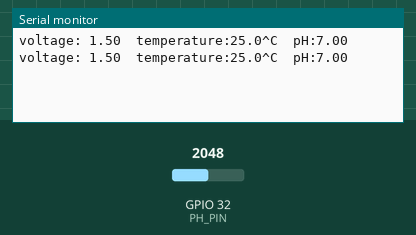
Bench run of a sketch on a simulated ESP32. On the bench: the last lines printed to the serial monitor. The test bench sets the inputs (shaded band); at power-on: GPIO 32 (PH_PIN) = 2048. EEPROM starts erased.

Above: at 2.8 s.
2.9 s: GPIO 32 (PH_PIN) set to 2866
At 3.5 s:
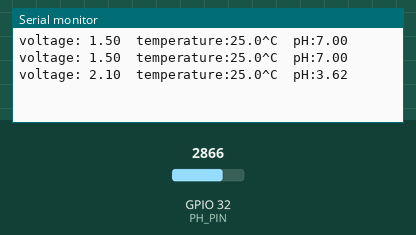
4.4 s: GPIO 32 (PH_PIN) set to 3603
At 5.8 s:
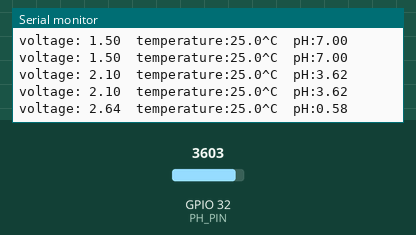
Timing chart, 0 to 7.4 s (numbered marks = the images above; inputs shaded):
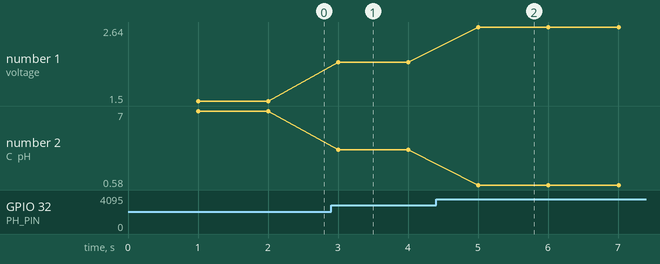

The sketch:

ph_calibration.ino
```cpp
// (licence header left out)
#include "DFRobot_ESP_PH.h"
#include "EEPROM.h"

DFRobot_ESP_PH ph;
#define ESPADC 4096.0   //the esp Analog Digital Convertion value
#define ESPVOLTAGE 3000 //the esp voltage supply value
#define PH_PIN 32		//the esp gpio data pin number
float voltage, phValue, temperature = 25, acidVoltage = 2023, neutralVoltage = 1500;
void setup()
{
	Serial.begin(115200);
	EEPROM.begin(32);//needed to permit storage of calibration value in eeprom
	ph.begin();
}

void loop()
{
	static unsigned long timepoint = millis();
	if (millis() - timepoint > 1000U) //time interval: 1s
	{
		timepoint = millis();
		voltage = analogRead(PH_PIN) / ESPADC * ESPVOLTAGE; // read the voltage
  	phValue = ph.readPH(voltage, temperature); // convert voltage to pH with temperature compensation


		Serial.print("voltage: ");
		Serial.print(voltage/1000, 2);

		//temperature = readTemperature();  // read your temperature sensor to execute temperature compensation
		Serial.print("  temperature:");
		Serial.print(temperature, 1);
		Serial.print("^C");

		Serial.print("  pH:");
		Serial.println(phValue, 2);
	}
	ph.calibration(voltage, temperature); // calibration process by Serail CMD
}

float readTemperature()
{
	//add your code here to get the temperature from your temperature sensor
}
```

Measured:
- after the input at 2.9 s, the serial monitor: prints a new line after 0.10 s (image 1)
- after the input at 4.4 s, the serial monitor: prints a new line after 0.61 s (image 2)
- plotted number 1: 1.5 → 2.1 after the input at 2.9 s, 2.1 → 2.64 after the input at 4.4 s
- plotted number 2: 7 → 3.62 after the input at 2.9 s, 3.62 → 0.58 after the input at 4.4 s
